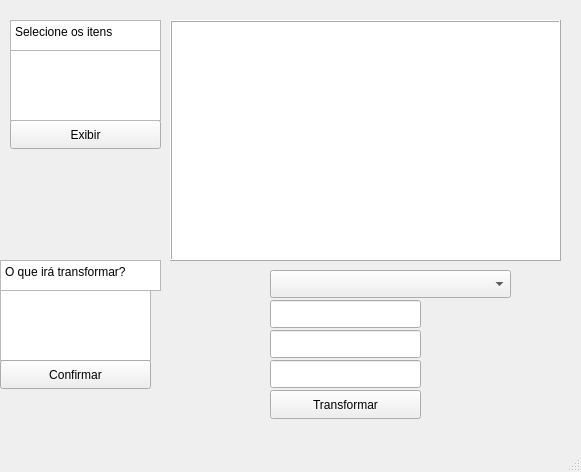
<?xml version="1.0" encoding="UTF-8"?>
<ui version="4.0">
 <class>MainWindow</class>
 <widget class="QMainWindow" name="MainWindow">
  <property name="geometry">
   <rect>
    <x>0</x>
    <y>0</y>
    <width>581</width>
    <height>472</height>
   </rect>
  </property>
  <property name="windowTitle">
   <string>MainWindow</string>
  </property>
  <widget class="QWidget" name="centralwidget">
   <widget class="Meu_frame" name="meuFrame">
    <property name="geometry">
     <rect>
      <x>170</x>
      <y>20</y>
      <width>391</width>
      <height>241</height>
     </rect>
    </property>
    <property name="styleSheet">
     <string notr="true">background-color: white;</string>
    </property>
    <property name="frameShape">
     <enum>QFrame::Shape::Box</enum>
    </property>
    <property name="frameShadow">
     <enum>QFrame::Shadow::Raised</enum>
    </property>
   </widget>
   <widget class="QPushButton" name="btnDesenhar">
    <property name="geometry">
     <rect>
      <x>10</x>
      <y>120</y>
      <width>151</width>
      <height>29</height>
     </rect>
    </property>
    <property name="text">
     <string>Exibir</string>
    </property>
   </widget>
   <widget class="QListWidget" name="listWidgetObjetos">
    <property name="geometry">
     <rect>
      <x>10</x>
      <y>50</y>
      <width>151</width>
      <height>71</height>
     </rect>
    </property>
    <property name="selectionMode">
     <enum>QAbstractItemView::SelectionMode::MultiSelection</enum>
    </property>
   </widget>
   <widget class="QTextEdit" name="textEdit">
    <property name="geometry">
     <rect>
      <x>10</x>
      <y>20</y>
      <width>151</width>
      <height>31</height>
     </rect>
    </property>
    <property name="html">
     <string>&lt;!DOCTYPE HTML PUBLIC &quot;-//W3C//DTD HTML 4.0//EN&quot; &quot;http://www.w3.org/TR/REC-html40/strict.dtd&quot;&gt;
&lt;html&gt;&lt;head&gt;&lt;meta name=&quot;qrichtext&quot; content=&quot;1&quot; /&gt;&lt;meta charset=&quot;utf-8&quot; /&gt;&lt;style type=&quot;text/css&quot;&gt;
p, li { white-space: pre-wrap; }
hr { height: 1px; border-width: 0; }
li.unchecked::marker { content: &quot;\2610&quot;; }
li.checked::marker { content: &quot;\2612&quot;; }
&lt;/style&gt;&lt;/head&gt;&lt;body style=&quot; font-family:'Segoe UI'; font-size:9pt; font-weight:400; font-style:normal;&quot;&gt;
&lt;p style=&quot; margin-top:0px; margin-bottom:0px; margin-left:0px; margin-right:0px; -qt-block-indent:0; text-indent:0px;&quot;&gt;Selecione os itens&lt;/p&gt;&lt;/body&gt;&lt;/html&gt;</string>
    </property>
   </widget>
   <widget class="QPushButton" name="btnAplicarTransformacao">
    <property name="geometry">
     <rect>
      <x>270</x>
      <y>390</y>
      <width>151</width>
      <height>29</height>
     </rect>
    </property>
    <property name="text">
     <string>Transformar</string>
    </property>
   </widget>
   <widget class="QComboBox" name="comboTransformacoes">
    <property name="geometry">
     <rect>
      <x>270</x>
      <y>270</y>
      <width>241</width>
      <height>28</height>
     </rect>
    </property>
   </widget>
   <widget class="QLineEdit" name="leParam1">
    <property name="geometry">
     <rect>
      <x>270</x>
      <y>300</y>
      <width>151</width>
      <height>28</height>
     </rect>
    </property>
   </widget>
   <widget class="QLineEdit" name="leParam2">
    <property name="geometry">
     <rect>
      <x>270</x>
      <y>330</y>
      <width>151</width>
      <height>28</height>
     </rect>
    </property>
   </widget>
   <widget class="QLineEdit" name="leParam3">
    <property name="geometry">
     <rect>
      <x>270</x>
      <y>360</y>
      <width>151</width>
      <height>28</height>
     </rect>
    </property>
   </widget>
   <widget class="QLabel" name="labelParam1">
    <property name="geometry">
     <rect>
      <x>170</x>
      <y>300</y>
      <width>101</width>
      <height>20</height>
     </rect>
    </property>
    <property name="text">
     <string> </string>
    </property>
   </widget>
   <widget class="QLabel" name="labelParam2">
    <property name="geometry">
     <rect>
      <x>170</x>
      <y>330</y>
      <width>101</width>
      <height>20</height>
     </rect>
    </property>
    <property name="text">
     <string/>
    </property>
   </widget>
   <widget class="QLabel" name="labelParam3">
    <property name="geometry">
     <rect>
      <x>170</x>
      <y>360</y>
      <width>101</width>
      <height>20</height>
     </rect>
    </property>
    <property name="text">
     <string/>
    </property>
   </widget>
   <widget class="QListWidget" name="listTransformarObjetos">
    <property name="geometry">
     <rect>
      <x>0</x>
      <y>290</y>
      <width>151</width>
      <height>71</height>
     </rect>
    </property>
    <property name="selectionMode">
     <enum>QAbstractItemView::SelectionMode::MultiSelection</enum>
    </property>
   </widget>
   <widget class="QTextEdit" name="textEdit_2">
    <property name="geometry">
     <rect>
      <x>0</x>
      <y>260</y>
      <width>161</width>
      <height>31</height>
     </rect>
    </property>
    <property name="html">
     <string>&lt;!DOCTYPE HTML PUBLIC &quot;-//W3C//DTD HTML 4.0//EN&quot; &quot;http://www.w3.org/TR/REC-html40/strict.dtd&quot;&gt;
&lt;html&gt;&lt;head&gt;&lt;meta name=&quot;qrichtext&quot; content=&quot;1&quot; /&gt;&lt;meta charset=&quot;utf-8&quot; /&gt;&lt;style type=&quot;text/css&quot;&gt;
p, li { white-space: pre-wrap; }
hr { height: 1px; border-width: 0; }
li.unchecked::marker { content: &quot;\2610&quot;; }
li.checked::marker { content: &quot;\2612&quot;; }
&lt;/style&gt;&lt;/head&gt;&lt;body style=&quot; font-family:'Segoe UI'; font-size:9pt; font-weight:400; font-style:normal;&quot;&gt;
&lt;p style=&quot; margin-top:0px; margin-bottom:0px; margin-left:0px; margin-right:0px; -qt-block-indent:0; text-indent:0px;&quot;&gt;O que irá transformar?&lt;/p&gt;&lt;/body&gt;&lt;/html&gt;</string>
    </property>
   </widget>
   <widget class="QPushButton" name="btnAdicionarTransformacao">
    <property name="geometry">
     <rect>
      <x>0</x>
      <y>360</y>
      <width>151</width>
      <height>29</height>
     </rect>
    </property>
    <property name="text">
     <string>Confirmar</string>
    </property>
   </widget>
  </widget>
  <widget class="QMenuBar" name="menubar">
   <property name="geometry">
    <rect>
     <x>0</x>
     <y>0</y>
     <width>581</width>
     <height>25</height>
    </rect>
   </property>
  </widget>
  <widget class="QStatusBar" name="statusbar"/>
  <action name="actionOp1">
   <property name="text">
    <string>Op1</string>
   </property>
  </action>
  <action name="actionOp1_2">
   <property name="text">
    <string>Op1</string>
   </property>
  </action>
 </widget>
 <customwidgets>
  <customwidget>
   <class>Meu_frame</class>
   <extends>QFrame</extends>
   <header location="global">meu_frame.h</header>
   <container>1</container>
   <slots>
    <signal>muda()</signal>
   </slots>
  </customwidget>
 </customwidgets>
 <resources/>
 <connections/>
</ui>
